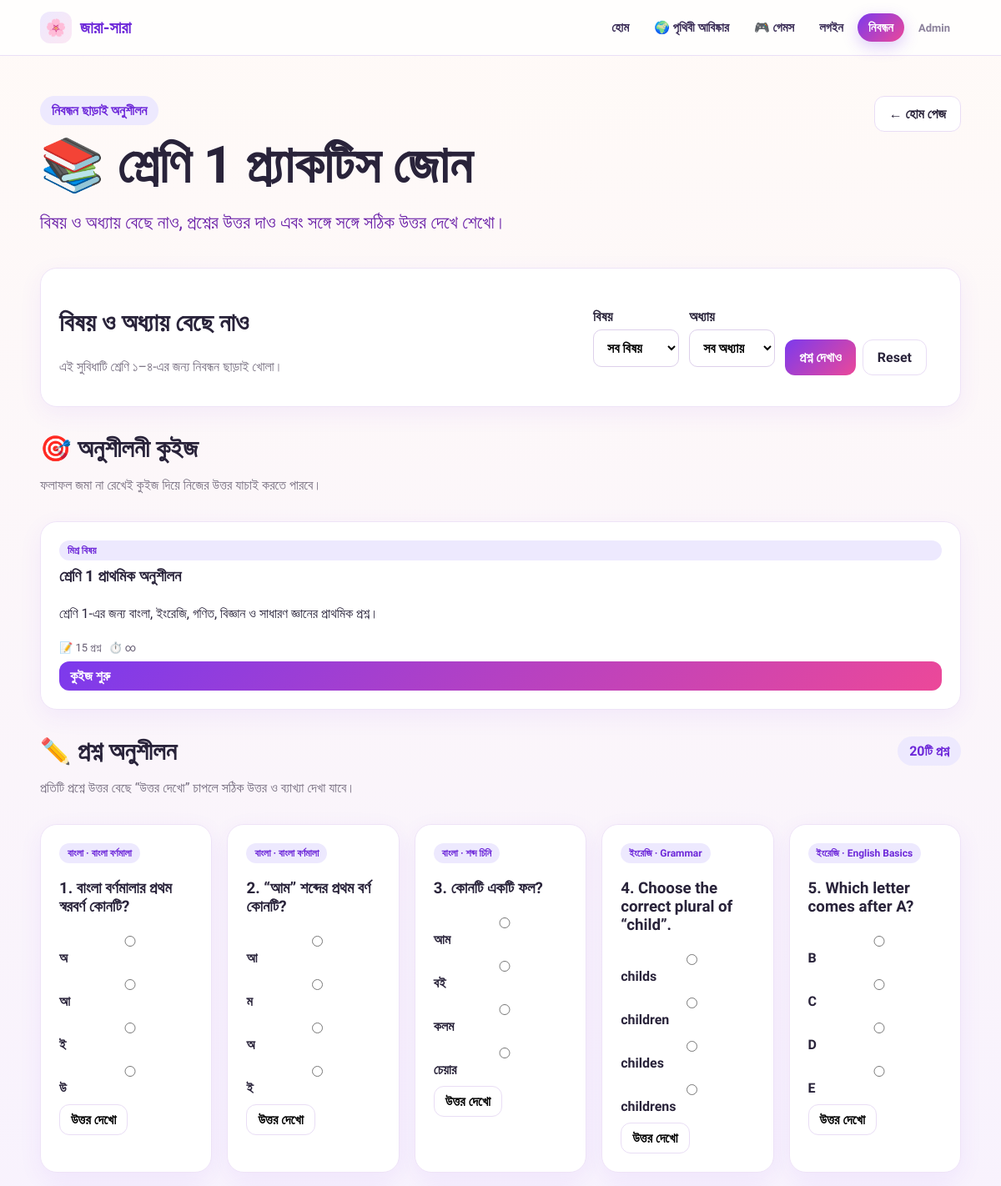
Page /practice/class/1 (upper part) on the committed database.
### tables this page shows
CREATE TABLE classes(id INTEGER PRIMARY KEY AUTOINCREMENT,name TEXT NOT NULL,display_order INTEGER DEFAULT 0,active INTEGER DEFAULT 1,stage TEXT);

CREATE TABLE quizzes(id INTEGER PRIMARY KEY AUTOINCREMENT,title TEXT NOT NULL,description TEXT,class_id INTEGER,subject_id INTEGER,chapter_id INTEGER,time_limit INTEGER DEFAULT 0,total_marks INTEGER DEFAULT 0,published INTEGER DEFAULT 0,question_count INTEGER DEFAULT 0,max_question_count INTEGER DEFAULT 50,student_can_choose_count INTEGER DEFAULT 0,randomize_questions INTEGER DEFAULT 1,created_at TEXT DEFAULT CURRENT_TIMESTAMP,FOREIGN KEY(class_id) REFERENCES classes(id),FOREIGN KEY(subject_id) REFERENCES subjects(id),FOREIGN KEY(chapter_id) REFERENCES chapters(id));

CREATE TABLE questions(id INTEGER PRIMARY KEY AUTOINCREMENT,subject_id INTEGER,chapter_id INTEGER,class_id INTEGER,question_text TEXT NOT NULL,question_type TEXT DEFAULT 'mcq',explanation TEXT,difficulty TEXT DEFAULT 'medium',marks INTEGER DEFAULT 1,active INTEGER DEFAULT 1,FOREIGN KEY(subject_id) REFERENCES subjects(id),FOREIGN KEY(chapter_id) REFERENCES chapters(id),FOREIGN KEY(class_id) REFERENCES classes(id));

CREATE TABLE subjects(id INTEGER PRIMARY KEY AUTOINCREMENT,name TEXT NOT NULL,icon TEXT DEFAULT '📘',display_order INTEGER DEFAULT 0,active INTEGER DEFAULT 1);

CREATE TABLE chapters(id INTEGER PRIMARY KEY AUTOINCREMENT,subject_id INTEGER NOT NULL,class_id INTEGER, title TEXT NOT NULL,description TEXT,display_order INTEGER DEFAULT 0,active INTEGER DEFAULT 1,FOREIGN KEY(subject_id) REFERENCES subjects(id) ON DELETE CASCADE,FOREIGN KEY(class_id) REFERENCES classes(id));

CREATE TABLE question_options(id INTEGER PRIMARY KEY AUTOINCREMENT,question_id INTEGER NOT NULL,option_text TEXT NOT NULL,is_correct INTEGER DEFAULT 0,display_order INTEGER DEFAULT 0,FOREIGN KEY(question_id) REFERENCES questions(id) ON DELETE CASCADE);

### app.py (the view)
@app.route('/practice/class/<int:class_no>')
def guest_practice(class_no):
    if class_no < 1 or class_no > 4:
        flash('শ্রেণি ৫–১২-এর অনুশীলনের জন্য নিবন্ধন ও Admin অনুমোদন প্রয়োজন।', 'error')
        return redirect(url_for('register'))
    d = db()
    try:
        class_row = d.fetchone(f"SELECT * FROM classes WHERE lower(name)=lower(?) AND active={BOOL_TRUE} LIMIT 1", (f'শ্রেণি {class_no}',))
        if not class_row:
            flash('এই শ্রেণিটি এখন পাওয়া যাচ্ছে না।', 'error')
            return redirect(url_for('home'))
        subject_id = request.args.get('subject_id', '').strip()
        chapter_id = request.args.get('chapter_id', '').strip()
        subjects = d.fetchall(f'SELECT * FROM subjects WHERE active={BOOL_TRUE} ORDER BY display_order,name')
        chapters = d.fetchall(f'''SELECT * FROM chapters WHERE active={BOOL_TRUE} AND (class_id=? OR class_id IS NULL)
                                  {"AND subject_id=?" if subject_id.isdigit() else ""}
                                  ORDER BY subject_id,display_order,title''',
                               (class_row['id'], int(subject_id)) if subject_id.isdigit() else (class_row['id'],))
        where = [f'q.active={BOOL_TRUE}', '(q.class_id=? OR q.class_id IS NULL)']
        params = [class_row['id']]
        if subject_id.isdigit():
            where.append('q.subject_id=?'); params.append(int(subject_id))
        if chapter_id.isdigit():
            where.append('q.chapter_id=?'); params.append(int(chapter_id))
        questions = d.fetchall(f'''SELECT q.*,s.name subject_name,ch.title chapter_title
                                   FROM questions q LEFT JOIN subjects s ON s.id=q.subject_id
                                   LEFT JOIN chapters ch ON ch.id=q.chapter_id
                                   WHERE {' AND '.join(where)} ORDER BY q.subject_id,ch.display_order,q.id LIMIT 60''', tuple(params))
        options = {int(q['id']): d.fetchall('SELECT * FROM question_options WHERE question_id=? ORDER BY display_order,id', (q['id'],)) for q in questions}
        correct_answers = {int(q['id']): next((o['option_text'] for o in options[int(q['id'])] if o['is_correct']), '') for q in questions}
        quiz_rows = d.fetchall(f'''SELECT q.*,sub.name subject_name,ch.title chapter_name,
                                    (SELECT COUNT(*) FROM quiz_questions qq WHERE qq.quiz_id=q.id) AS question_pool_count
                                    FROM quizzes q LEFT JOIN subjects sub ON sub.id=q.subject_id
                                    LEFT JOIN chapters ch ON ch.id=q.chapter_id
                                    WHERE q.published={BOOL_TRUE} AND (q.class_id=? OR q.class_id IS NULL)
                                    ORDER BY q.id DESC LIMIT 30''', (class_row['id'],))
        return render_template('guest_practice.html', class_row=class_row, class_no=class_no, subjects=subjects,
                               chapters=chapters, questions=questions, options=options, correct_answers=correct_answers, quizzes=quiz_rows,
                               selected_subject=subject_id, selected_chapter=chapter_id)
    finally:
        d.close()

### app.py (called while the page is built)
def db():
    return DB()

    def execute(self, sql, params=()):
        if self.pg:
            sql = sql.replace('?', '%s')
        self.cur.execute(sql, params)
        return self.cur

    def fetchone(self, sql, params=()):
        return self.execute(sql, params).fetchone()

    def fetchall(self, sql, params=()):
        return self.execute(sql, params).fetchall()

    def close(self):
        try:
            self.cur.close()
        finally:
            self.c.close()

### templates/guest_practice.html (shortened to what this page needs)
{% extends 'base.html' %}
{% block content %}
<div class="wrap section">
  <div class="section-title"><div><span class="pill">নিবন্ধন ছাড়াই অনুশীলন</span><h1>📚 {{class_row.name}} প্র্যাকটিস জোন</h1><p class="lead">বিষয় ও অধ্যায় বেছে নাও, প্রশ্নের উত্তর দাও এবং সঙ্গে সঙ্গে সঠিক উত্তর দেখে শেখো।</p></div><a class="btn" href="{{url_for('home')}}">← হোম পেজ</a></div>
  <div class="card practice-panel"><div><h2>বিষয় ও অধ্যায় বেছে নাও</h2><p class="muted">এই সুবিধাটি শ্রেণি ১–৪-এর জন্য নিবন্ধন ছাড়াই খোলা।</p></div>
    <form method="get" class="filterbar student-filter" action="{{url_for('guest_practice',class_no=class_no)}}">
      <label>বিষয়<select name="subject_id" id="guestSubject"><option value="">সব বিষয়</option></select></label>
      <label>অধ্যায়<select name="chapter_id" id="guestChapter"><option value="">সব অধ্যায়</option></select></label>
      <div class="filter-actions"><button class="btn primary">প্রশ্ন দেখাও</button><a class="btn" href="{{url_for('guest_practice',class_no=class_no)}}">Reset</a></div>
    </form>
  </div>
  {% if quizzes %}
  <div class="section-title top-gap"><div><h2>🎯 অনুশীলনী কুইজ</h2><p class="muted">ফলাফল জমা না রেখেই কুইজ দিয়ে নিজের উত্তর যাচাই করতে পারবে।</p></div></div>
  <div class="grid">{% for q in quizzes %}<div class="card quiz-card"><div class="quiz-chip">{{q.subject_name or 'মিশ্র বিষয়'}}{% if q.chapter_name %} · {{q.chapter_name}}{% endif %}</div><h3>{{q.title}}</h3><p>{{q.description or 'অনুশীলন শুরু করো।'}}</p><div class="quiz-meta"><span>📝 {{q.question_pool_count}} প্রশ্ন</span><span>⏱️ {{q.time_limit or '∞'}}{% if q.time_limit %} মিনিট{% endif %}</span></div><a class="btn small primary" href="{{url_for('guest_practice_quiz',class_no=class_no,qid=q.id)}}">কুইজ শুরু</a></div>{% endfor %}</div>
  {% endif %}
  <div class="section-title top-gap"><div><h2>✏️ প্রশ্ন অনুশীলন</h2><p class="muted">প্রতিটি প্রশ্নে উত্তর বেছে “উত্তর দেখো” চাপলে সঠিক উত্তর ও ব্যাখ্যা দেখা যাবে।</p></div><span class="pill">{{questions|length}}টি প্রশ্ন</span></div>
  {% if questions %}
  <div class="grid guest-question-grid">{% for q in questions %}<article class="card guest-question" data-question-id="{{q.id}}"><div class="quiz-chip">{{q.subject_name or 'বিষয়'}}{% if q.chapter_title %} · {{q.chapter_title}}{% endif %}</div><h3>{{loop.index}}. {{q.question_text}}</h3>
    {% if options[q.id] %}<div class="guest-options">{% for o in options[q.id] %}<label><input type="radio" name="guest_q_{{q.id}}" value="{{o.option_text}}"> <span>{{o.option_text}}</span></label>{% endfor %}</div>{% else %}<p class="muted">এই প্রশ্নের বিকল্প এখনো যোগ করা হয়নি।</p>{% endif %}
    <button type="button" class="btn small" data-answer="{{correct_answers.get(q.id,'')}}" data-explanation="{{q.explanation or 'আরও ভালোভাবে বুঝতে অধ্যায়ের বিষয়বস্তু আবার দেখো।'}}" onclick="revealGuestAnswer(this)">উত্তর দেখো</button><div class="guest-answer" hidden aria-live="polite"></div>
  </article>{% endfor %}</div>
  {% else %}<div class="card section-card"><h2>এই ফিল্টারে প্রশ্ন পাওয়া যায়নি</h2><p>অন্য বিষয়/অধ্যায় বেছে দেখো। অ্যাডমিন Question Bank-এ এই শ্রেণির জন্য প্রশ্ন যোগ করলে এখানেও দেখা যাবে।</p><a class="btn primary" href="{{url_for('games')}}">এখন শিক্ষামূলক গেম খেলি</a></div>{% endif %}
</div>
{% endblock %}

### static/css/style.css (style rules this page uses)
* { box-sizing:border-box }
body { margin:0;font-family:'Hind Siliguri',sans-serif;background:linear-gradient(135deg,#fffaf7,#f6f0ff);color:#29233a }
a { text-decoration:none;color:inherit }
.wrap { width:min(1120px,92%);margin:auto }
h1 { font-size:clamp(34px,6vw,62px);line-height:1.1;margin:14px 0 }
h2 { font-size:30px }
.lead { font-size:22px;color:#6b21a8 }
.pill { display:inline-block;padding:8px 14px;border-radius:999px;background:#ede9fe;color:#6d28d9;font-weight:700 }
.btn { display:inline-block;border:0;border-radius:12px;padding:11px 17px;background:#fff;border:1px solid #e9ddf5;cursor:pointer;font:inherit;font-weight:700 }
.btn.primary { background:linear-gradient(135deg,#7c3aed,#ec4899);color:#fff;border:none }
.btn.small { padding:8px 13px }
.section { padding:48px 0 }
.grid { display:grid;grid-template-columns:repeat(auto-fit,minmax(200px,1fr));gap:18px }
.card { background:#fff;border:1px solid #eee3f7;border-radius:20px;padding:22px;box-shadow:0 8px 28px #7c3aed12 }
label { display:block;font-weight:600;margin:10px 0 }
input,textarea,select { width:100%;margin-top:6px;padding:11px 12px;border:1px solid #ddd0eb;border-radius:10px;font:inherit;background:#fff }
.admin-menu small,.muted { color:#756d7f;font-weight:400 }
.section-title { display:flex;justify-content:space-between;align-items:flex-start;gap:16px;margin-bottom:18px }
.section-title h2 { margin:0 0 4px }
.filterbar { display:grid;grid-template-columns:repeat(3,1fr) auto;gap:12px;align-items:end;margin-bottom:18px }
.filter-actions { display:flex;gap:8px }
.muted { color:#756d7f }
.quiz-chip { display:inline-block;padding:5px 10px;border-radius:999px;background:#ede9fe;color:#6d28d9;font-size:12px;font-weight:700 }
.quiz-card { display:flex;flex-direction:column;gap:8px }
.quiz-card h3 { margin:0 }
.quiz-meta { display:flex;gap:9px;flex-wrap:wrap;color:#665d73;font-size:13px }
.practice-panel { display:grid;grid-template-columns:1.4fr .9fr auto;gap:18px;align-items:center;margin-top:20px }
.student-filter { grid-template-columns:1fr 1fr auto;margin:0 }
.top-gap { margin-top:32px }

### static/css/home.css (style rules this page uses)
:root { --p:#6d28d9;--p2:#7c3aed;--pink:#ec4899;--ink:#1f1633;--soft:#f6f0ff;--line:#eadff7 }
body { background:linear-gradient(180deg,#fffaf7 0,#f6f0ff 60%,#fff 100%);background-attachment:fixed }

### rows in the picture
classes: name "শ্রেণি 1"
quizzes: subject_name "মিশ্র বিষয়", title "শ্রেণি 1 প্রাথমিক অনুশীলন", description "শ্রেণি 1-এর জন্য বাংলা, ইংরেজি, গণিত, বিজ্ঞান ও সাধারণ জ্ঞানের প্রাথমিক প্রশ্ন।", question_pool_count "15", time_limit "∞"
questions: name "বাংলা", chapter_title "বাংলা বর্ণমালা", question_text "বাংলা বর্ণমালার প্রথম স্বরবর্ণ কোনটি?"
question_options: option_text "অ"
question_options: option_text "আ"
question_options: option_text "ই"
question_options: option_text "উ"
questions: name "বাংলা", chapter_title "বাংলা বর্ণমালা", question_text "“আম” শব্দের প্রথম বর্ণ কোনটি?"
question_options: option_text "আ"
question_options: option_text "ম"
question_options: option_text "অ"
question_options: option_text "ই"
questions: name "বাংলা", chapter_title "শব্দ চিনি", question_text "কোনটি একটি ফল?"
question_options: option_text "আম"
question_options: option_text "বই"
question_options: option_text "কলম"
question_options: option_text "চেয়ার"
questions: name "ইংরেজি", chapter_title "Grammar", question_text "Choose the correct plural of “child”."
question_options: option_text "childs"
question_options: option_text "children"
question_options: option_text "childes"
question_options: option_text "childrens"
questions: name "ইংরেজি", chapter_title "English Basics", question_text "Which letter comes after A?"
question_options: option_text "B"
question_options: option_text "C"
question_options: option_text "D"
question_options: option_text "E"

### other values in the picture
{{ settings.site_name if settings else 'জারা-সারা' }} "জারা-সারা"
{{ questions|length }} "20"
